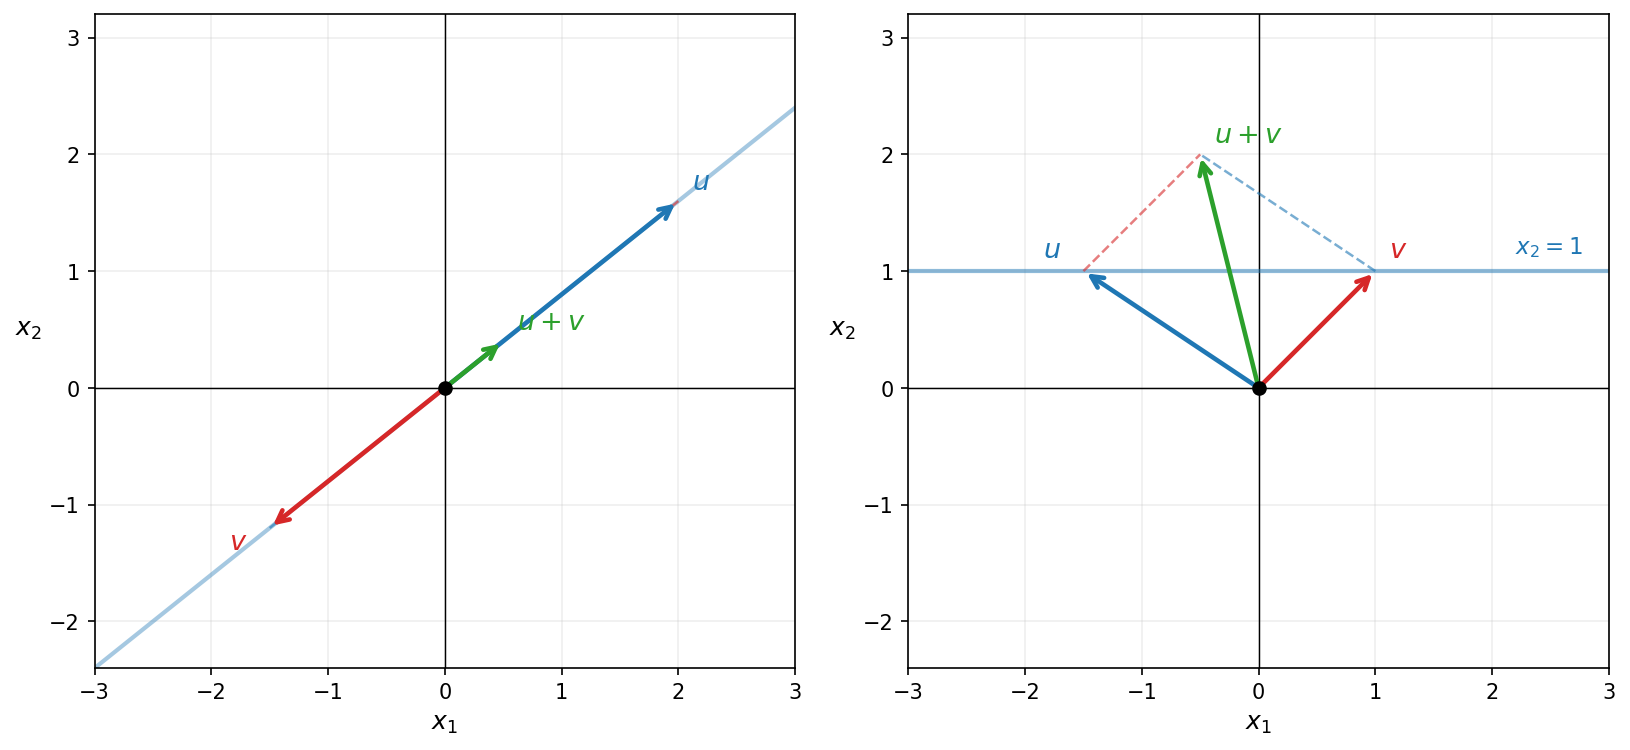

Recreate this plot in Python.
"""
fig02: Subspace vs affine subspace in R^2.
All vectors drawn from the origin. Dashed lines show the parallelogram sides.
Left:  line through origin — closed under addition (u+v stays on the line).
Right: line x2=1 — NOT closed (u+v lands on x2=2, off the set).
"""
import numpy as np
import matplotlib.pyplot as plt

def draw_vec(ax, tip, col, lw=2.2, zorder=4):
    ax.annotate('', xy=tip, xytext=(0,0),
                arrowprops=dict(arrowstyle='->', color=col,
                                lw=lw, mutation_scale=14, zorder=zorder))

fig, (axL, axR) = plt.subplots(1, 2, figsize=(11, 5))

for ax in (axL, axR):
    ax.set_xlim(-3, 3); ax.set_ylim(-2.4, 3.2)
    ax.set_aspect('equal')
    ax.axhline(0, color='k', lw=0.7)
    ax.axvline(0, color='k', lw=0.7)
    ax.grid(True, alpha=0.2)
    ax.set_xlabel('$x_1$', fontsize=12)
    ax.set_ylabel('$x_2$', fontsize=12, rotation=0, labelpad=10)

C = {'u':'#1f77b4', 'v':'#d62728', 's':'#2ca02c'}

# ── LEFT: subspace — line through origin ─────────────────────────────────────
t = np.linspace(-3, 3, 200)
axL.plot(t, 0.8*t, color='#1f77b4', lw=2, alpha=0.4)

u = np.array([ 2.0,  1.6])
v = np.array([-1.5, -1.2])
s = u + v                          # = (0.5, 0.4) — still on the line

# vectors from origin
draw_vec(axL, u, C['u'])
draw_vec(axL, v, C['v'])
draw_vec(axL, s, C['s'])

# parallelogram dashed sides (auxiliary, not main vectors)
axL.plot([u[0], s[0]], [u[1], s[1]], '--', color=C['v'], lw=1.2, alpha=0.6)
axL.plot([v[0], s[0]], [v[1], s[1]], '--', color=C['u'], lw=1.2, alpha=0.6)

# labels
axL.text(u[0]+0.12, u[1]+0.10, '$u$',   fontsize=13, color=C['u'])
axL.text(v[0]-0.35, v[1]-0.18, '$v$',   fontsize=13, color=C['v'])
axL.text(s[0]+0.12, s[1]+0.10, '$u+v$', fontsize=13, color=C['s'])
axL.plot(0, 0, 'ko', ms=6, zorder=5)

# ── RIGHT: affine — line x2 = 1 ──────────────────────────────────────────────
axR.axhline(1, color='#1f77b4', lw=2, alpha=0.5)   # the set

u2 = np.array([-1.5, 1.0])
v2 = np.array([ 1.0, 1.0])
s2 = u2 + v2                       # = (-0.5, 2.0) — NOT on x2=1

draw_vec(axR, u2, C['u'])
draw_vec(axR, v2, C['v'])
draw_vec(axR, s2, C['s'])

axR.plot([u2[0], s2[0]], [u2[1], s2[1]], '--', color=C['v'], lw=1.2, alpha=0.6)
axR.plot([v2[0], s2[0]], [v2[1], s2[1]], '--', color=C['u'], lw=1.2, alpha=0.6)

axR.text(u2[0]-0.35, u2[1]+0.12, '$u$',   fontsize=13, color=C['u'])
axR.text(v2[0]+0.12, v2[1]+0.12, '$v$',   fontsize=13, color=C['v'])
axR.text(s2[0]+0.12, s2[1]+0.10, '$u+v$', fontsize=13, color=C['s'])

# mark origin (NOT on x2=1)
axR.plot(0, 0, 'ko', ms=6, zorder=5)
# mark where x2=1 line is
axR.text(2.2, 1.15, '$x_2=1$', fontsize=11, color='#1f77b4')

plt.tight_layout()
plt.savefig('/Users/sasha/linalg-lec/figures/fig02_subspace.png',
            dpi=150, bbox_inches='tight')
plt.close()
print('saved')
